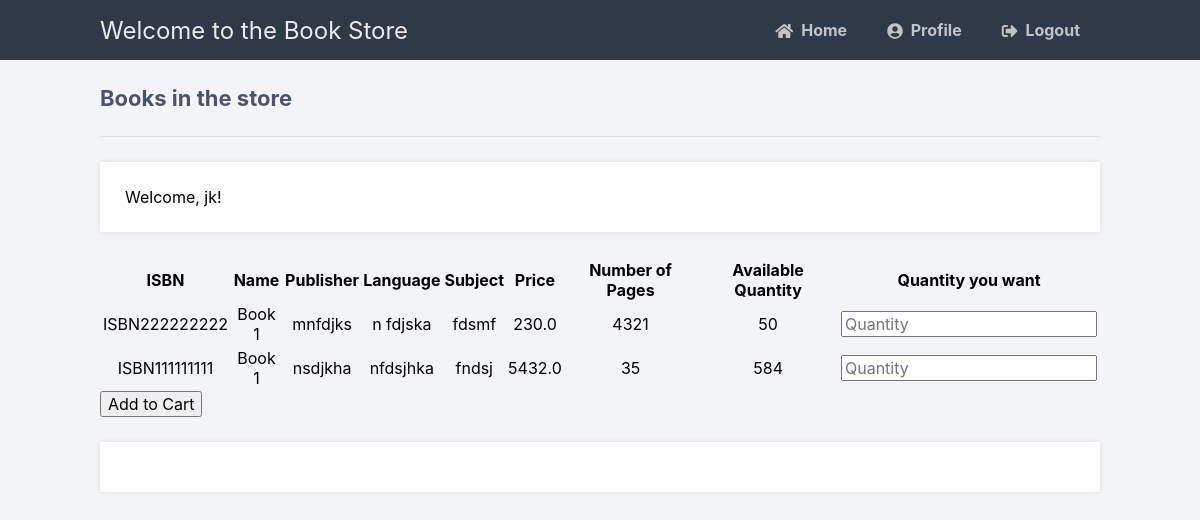
The app's page /createOrder (signed in) with its own data.
### tables this page shows
CREATE TABLE bookData (
            ISBN TEXT PRIMARY KEY,
            name TEXT,
            language TEXT,
            publisher text,
            date DATETIME,
            stock INT,
            price float,
            subject TEXT,
            noOfPages INT
            );

### main.py (the view)
@app.route('/createOrder')
def createOrder():
    if 'loggedin' in session and session['type'] == 0:
        msg = ''
        if request.method == 'GET':
            with sql.connect("Book.db") as con:
                cursor = con.cursor()
                cursor.execute(
                    'SELECT * FROM bookData')
                book = cursor.fetchall()
                if not book:
                    msg = 'There are no books in the store!'
                else:
                    print(book)
                    return render_template('createOrder.html', data=book, username=session['username'])
    return redirect(url_for('login'))

### templates/createOrder.html (shortened to what this page needs)
{% extends 'layout.html' %}
{% block content %}
<h2>Books in the store</h2>
<p>Welcome, {{ username }}!</p>
<form action="{{ url_for('addToCart') }}" method="post" autocomplete="off">
<table>
    <thead>
      <tr>
          <th>ISBN</th>
          <th>Name</th>
          <th>Publisher</th>
          <th>Language</th>
          <th>Subject</th>
          <th>Price</th>
          <th>Number of Pages</th>
          <th>Available Quantity</th>
          <th>Quantity you want</th>
      </tr>
      </thead>
      <tbody>
       {% for item in data %}
              <tr>
                  <td style="text-align:center">{{item[0]}}</td>
                  <td style="text-align:center">{{item[1]}}</td>
                  <td style="text-align:center">{{item[3]}}</td>
                  <td style="text-align:center">{{item[2]}}</td>
                  <td style="text-align:center">{{item[7]}}</td>
                  <td style="text-align:center">{{item[6]}}</td>
                  <td style="text-align:center">{{item[8]}}</td>
                  <td style="text-align:center">{{item[5]}}</td>
                  <td><input type="number" name="{{ item[0] }}" placeholder="Quantity" id="quantity"> </td>
                </tr>
          {% endfor %}
      </tbody>
  </table>
  <input type="submit" value="Add to Cart">
  </form>
  <div class="msg">{{ msg }}</div>
{% endblock %}

### static/style.css (style rules this page uses)
* { box-sizing: border-box; font-family: -apple-system, BlinkMacSystemFont, "segoe ui", roboto, oxygen, ubuntu, cantarell, "fira sans", "droid sans", "helvetica neue", Arial, sans-serif; font-size: 16px; -webkit-font-smoothing: antialiased; -moz-osx-font-smoothing: grayscale; }
body { background-color: #758283; margin: 0; }
body.loggedin { background-color: #f3f4f7; }
.content h2 { margin: 0; padding: 25px 0; font-size: 22px; border-bottom: 1px solid #e0e0e3; color: #4a536e; }
.content > p, .content > div { box-shadow: 0 0 5px 0 rgba(0, 0, 0, 0.1); margin: 25px 0; padding: 25px; background-color: #fff; }

### records on screen
bookData: ISBN "ISBN222222222", name "Book 1", publisher "mnfdjks", language "n fdjska", subject "fdsmf", price "230.0", noOfPages "4321", stock "50"
bookData: ISBN "ISBN111111111", name "Book 1", publisher "nsdjkha", language "nfdsjhka", subject "fndsj", price "5432.0", noOfPages "35", stock "584"

### other values on screen
{{ username }} "jk"
